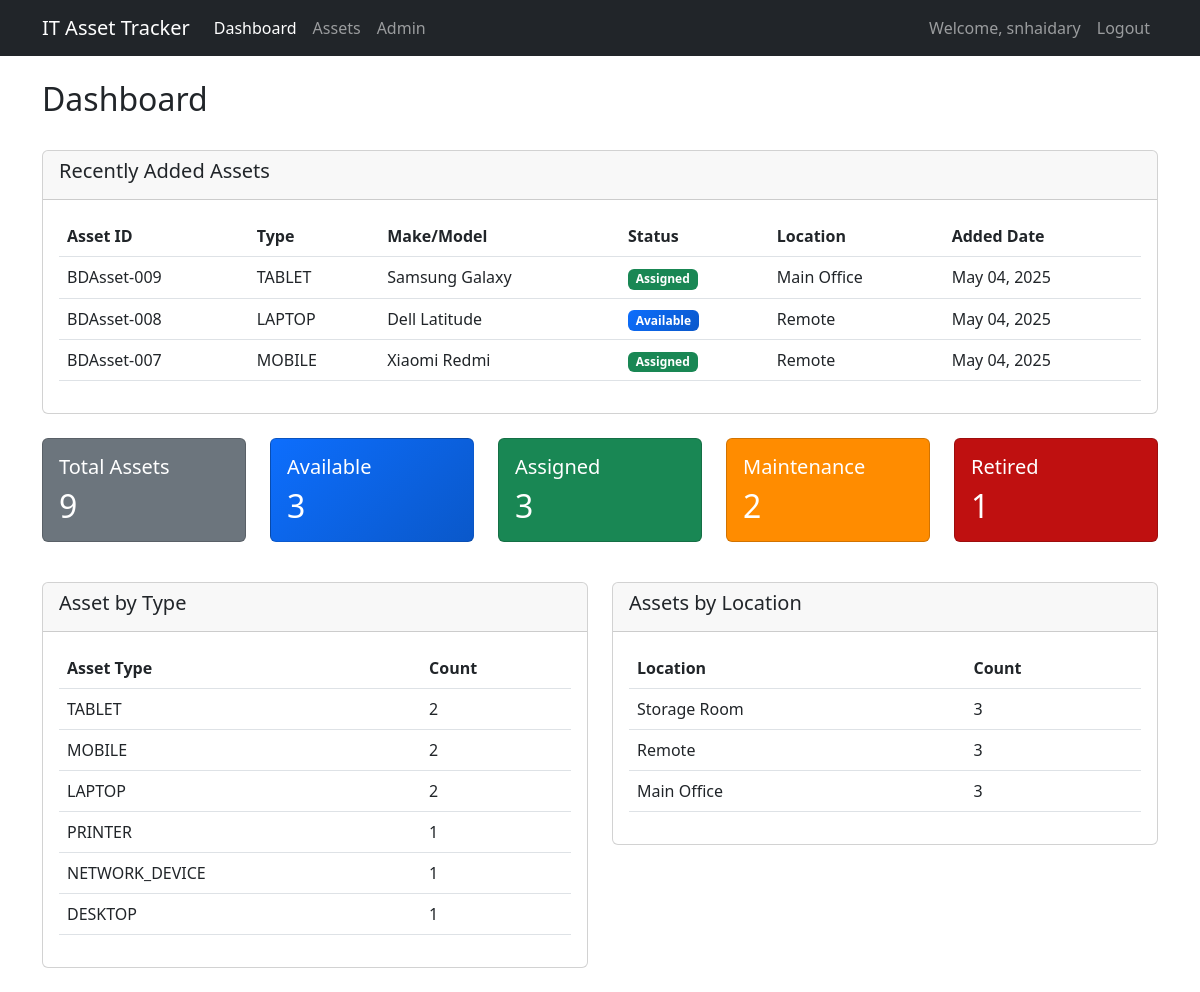
The page /dashboard/ (signed in) on the database its author committed.
### assets/models.py (models this page shows, shortened)
class Asset(models.Model):
    STATUS_CHOICES = [
        ('ASSIGNED', 'Assigned'),
        ('AVAILABLE', 'Available'),
        ('IN_REPAIR', 'In-repair'),
        ('RETIRED', 'Retired'),
    ]
    CONDITION_CHOICES = [
        ('WORKING', 'Working'),
        ('SOFTWARE_ISSUE', 'Software-issue'),
        ('HARDWARE_ISSUE', 'Hardware-issue'),
        ('DAMAGED', 'Damaged'),
    ]
    ASSET_TYPE_CHOICES = [
        ('LAPTOP', 'Laptop'),
        ('DESKTOP', 'Desktop'),
        ('MOBILE', 'Mobile'),
        ('TABLET', 'Tablet'),
        ('PRINTER', 'Printer'),
        ('SCANNER', 'Scanner'),
        ('PROJECTOR', 'Projector'),
        ('SERVER', 'Server'),
        ('NETWORK_DEVICE', 'Network Device'),
        ('MONITOR', 'Monitor'),
        ('SCREEN', 'Screen'),
        ('TV', 'TV'),
        ('ROBOTS', 'Robots'),
        ('UPS', 'UPS'),
        ('EXTERNAL_DRIVE', 'External Drive'),
        ('OTHER', 'Other'),
    ]
    OS_CHOICES = [
        ('WINDOWS', 'Windows'),
        ('MACOS', 'macOS'),
        ('LINUX', 'Linux'),
        ('ANDROID', 'Android'),
        ('IOS', 'iOS'),
        ('CHROMEOS', 'ChromeOS'),
        ('HYPEROS', 'HyperOS'),
        ('OTHER', 'Other'),
    ]
    registration_date = models.DateTimeField(default=timezone.now)
    asset_id = models.CharField(max_length=50, unique=True)
    asset_type = models.CharField(max_length=100, choices=ASSET_TYPE_CHOICES)
    make = models.CharField(max_length=100)
    model = models.CharField(max_length=100)
    serial_number = models.CharField(max_length=100, unique=True)
    operating_system = models.CharField(max_length=100, choices=OS_CHOICES)
    processor = models.CharField(max_length=100, blank=True)
    ram = models.IntegerField(validators=[MinValueValidator(0)], blank=True, null=True)
    storage = models.IntegerField(validators=[MinValueValidator(0)], blank=True, null=True)
    location = models.CharField(max_length=200)
    status = models.CharField(max_length=20, choices=STATUS_CHOICES, default='AVAILABLE')
    assignee = models.EmailField(blank=True, null=True)  # Made optional
    condition = models.CharField(max_length=20, choices=CONDITION_CHOICES, default='NEW')
    notes = models.TextField(blank=True)
    class Meta:
        ordering = ['-registration_date']

### dashboard/views.py (the view)
# urls.py: path('', DashboardView.as_view(), name='dashboard'),
class DashboardView(LoginRequiredMixin, TemplateView):
    template_name = 'dashboard/dashboard.html'
    def get_context_data(self, **kwargs):
        context = super().get_context_data(**kwargs)
        context['total_assets'] = Asset.objects.count()
        context['available_assets'] = Asset.objects.filter(status='AVAILABLE').count()
        context['assigned_assets'] = Asset.objects.filter(status='ASSIGNED').count()
        context['under_maintenance_assets'] = Asset.objects.filter(
            status='IN_REPAIR'
        ).count()
        context['retired_assets'] = Asset.objects.filter(status='RETIRED').count()
        context['asset_types'] = Asset.objects.values('asset_type').annotate(
            count=Count('id')
        ).order_by('-count')
        context['locations'] = Asset.objects.values('location').annotate(
            count=Count('id')
        ).order_by('-count')
        context['recent_assets'] = Asset.objects.all().order_by('-registration_date')[:3]
        return context

### templates/dashboard/dashboard.html (shortened to what this page needs)
{% extends 'base.html' %}
{% block content %}
<div class="row mb-4">
    <div class="col-md-12">
        <h2>Dashboard</h2>
    </div>
</div>
<div class="row mb-4">
    <div class="col-md-12">
        <div class="card">
            <div class="card-header">
                <h5 class="card-title">Recently Added Assets</h5>
            </div>
            <div class="card-body">
                <div class="table-responsive">
                    <table class="table">
                        <thead>
                            <tr>
                                <th>Asset ID</th>
                                <th>Type</th>
                                <th>Make/Model</th>
                                <th>Status</th>
                                <th>Location</th>
                                <th>Added Date</th>
                            </tr>
                        </thead>
                        <tbody>
                            {% for asset in recent_assets %}
                            <tr>
                                <td>{{ asset.asset_id }}</td>
                                <td>{{ asset.asset_type }}</td>
                                <td>{{ asset.make }} {{ asset.model }}</td>
                                <td>
                                    <span class="badge {% if asset.status == 'AVAILABLE' %}bg-primary{% elif asset.status == 'ASSIGNED' %}bg-success{% elif asset.status == 'IN_REPAIR' %} text-white{% elif asset.status == 'RETIRED' %} text-white{% else %}bg-danger{% endif %}" >
                                        {{ asset.get_status_display }}
                                    </span>
                                </td>
                                <td>{{ asset.location }}</td>
                                <td>{{ asset.registration_date|date:"M d, Y" }}</td>
                            </tr>
                            {% endfor %}
                        </tbody>
                    </table>
                </div>
            </div>
        </div>
    </div>
</div>
<div class="row mb-4">
    <div class="col mb-3">
        <div class="card bg-secondary text-white">
            <div class="card-body">
                <h5 class="card-title">Total Assets</h5>
                <h2 class="card-text">{{ total_assets }}</h2>
            </div>
        </div>
    </div>
    <div class="col mb-3">
        <div class="card bg-primary text-white">
            <div class="card-body">
                <h5 class="card-title">Available</h5>
                <h2 class="card-text">{{ available_assets }}</h2>
            </div>
        </div>
    </div>
    <div class="col mb-3">
        <div class="card bg-success text-white">
            <div class="card-body">
                <h5 class="card-title">Assigned</h5>
                <h2 class="card-text">{{ assigned_assets }}</h2>
            </div>
        </div>
    </div>
    <div class="col mb-3">
        <div class="card text-white" style="background-color: #FF8C00;">
            <div class="card-body">
                <h5 class="card-title">Maintenance</h5>
                <h2 class="card-text">{{ under_maintenance_assets }}</h2>
            </div>
        </div>
    </div>
    <div class="col mb-3">
        <div class="card text-white" style="background-color: #BF1010;">
            <div class="card-body">
                <h5 class="card-title">Retired</h5>
                <h2 class="card-text">{{ retired_assets }}</h2>
            </div>
        </div>
    </div>
</div>
<div class="row mb-4">
    <div class="col-md-6">
        <div class="card">
            <div class="card-header">
                <h5 class="card-title">Asset by Type</h5>
            </div>
            <div class="card-body">
                <div class="table-responsive">
                    <table class="table">
                        <thead>
                            <tr>
                                <th>Asset Type</th>
                                <th>Count</th>
                            </tr>
                        </thead>
                        <tbody>
                            {% for type in asset_types %}
                            <tr>
                                <td>{{ type.asset_type }}</td>
                                <td>{{ type.count }}</td>
                            </tr>
                            {% endfor %}
                        </tbody>
                    </table>
                </div>
            </div>
        </div>
    </div>
    <div class="col-md-6">
        <div class="card">
            <div class="card-header">
                <h5 class="card-title">Assets by Location</h5>
            </div>
            <div class="card-body">
                <div class="table-responsive">
                    <table class="table">
                        <thead>
                            <tr>
                                <th>Location</th>
                                <th>Count</th>
                            </tr>
                        </thead>
                        <tbody>
                            {% for location in locations %}
                            <tr>
                                <td>{{ location.location }}</td>
                                <td>{{ location.count }}</td>
                            </tr>
                            {% endfor %}
                        </tbody>
                    </table>
                </div>
            </div>
        </div>
    </div>
</div>
{% endblock %}

### templates/base.html (shortened to what this page needs)
<!DOCTYPE html>
<html lang="en">
<head>
    <link href="https://cdn.jsdelivr.net/npm/bootstrap@5.3.0/dist/css/bootstrap.min.css" rel="stylesheet">
    <link href="https://cdnjs.cloudflare.com/ajax/libs/font-awesome/6.4.0/css/all.min.css" rel="stylesheet">
</head>
<body>
    <nav class="navbar navbar-expand-lg navbar-dark bg-dark">
        <div class="container">
            <a class="navbar-brand" href="{% url 'dashboard' %}">IT Asset Tracker</a>
            {% if user.is_authenticated %}
            <div class="collapse navbar-collapse" id="navbarNav">
                <ul class="navbar-nav">
                    <li class="nav-item">
                        <a class="nav-link {% if request.resolver_match.url_name == 'dashboard' %}active{% endif %}"
                           href="{% url 'dashboard' %}">Dashboard</a>
                    </li>
                    <li class="nav-item">
                        <a class="nav-link {% if request.resolver_match.url_name == 'asset-list' %}active{% endif %}"
                           href="{% url 'asset-list' %}">Assets</a>
                    </li>
                    {% if user.is_staff %}
                    <li class="nav-item">
                        <a class="nav-link" href="{% url 'admin:index' %}">Admin</a>
                    </li>
                    {% endif %}
                </ul>
                <div class="navbar-nav ms-auto">
                    <span class="nav-item nav-link">Welcome, {{ user.username }}</span>
                    <form method="post" action="{% url 'logout' %}" class="d-inline">
                        <button type="submit" class="btn nav-link">Logout</button>
                    </form>
                </div>
            </div>
            {% endif %}
        </div>
    </nav>
    <div class="container mt-4">
        {% block content %}{% endblock %}
    </div>
</body>
</html>

### templates/base.html (style rules this page uses)
.bg-primary { background: linear-gradient(135deg, #0d6efd 0%, #0a58ca 100%) !important; }

### rows shown on the page
Asset: asset_id "BDAsset-009", asset_type "TABLET", make "Samsung", model "Galaxy", status "Assigned", location "Main Office", registration_date "May 04, 2025"
Asset: asset_id "BDAsset-008", asset_type "LAPTOP", make "Dell", model "Latitude", status "Available", location "Remote", registration_date "May 04, 2025"
Asset: asset_id "BDAsset-007", asset_type "MOBILE", make "Xiaomi", model "Redmi", status "Assigned", location "Remote", registration_date "May 04, 2025"

### other values the page prints
{{ user.username }} "snhaidary"
{{ total_assets }} "9"
{{ available_assets }} "3"
{{ assigned_assets }} "3"
{{ under_maintenance_assets }} "2"
{{ retired_assets }} "1"
{{ type.asset_type }} "TABLET" "MOBILE" "LAPTOP" "PRINTER" "NETWORK_DEVICE" "DESKTOP"
{{ type.count }} "2" "2" "2" "1" "1" "1"
{{ location.location }} "Storage Room" "Remote" "Main Office"
{{ location.count }} "3" "3" "3"
